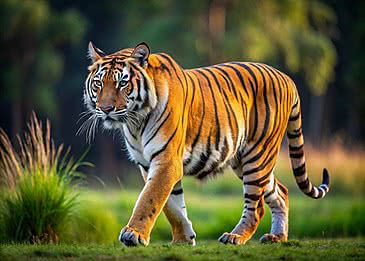
#> input picture images/Experiment_7/tiger.jpg, 365 x 261 px, found by its file name
$ jupyter execute IVP_Experiment_7.ipynb
#> lines starting #> are read from the running program, lines starting #| are printed output that depends on the picture; long printed decimals are rounded
# Image and Video Processing Lab 7

### Import Libraries

[cell 1]
import cv2
import numpy as np
import matplotlib.pyplot as plt
import pywt
from scipy.signal import convolve2d

### Helper Functions

[cell 2]
def show(title, img):
    plt.imshow(img, cmap='gray')
    plt.title(title)
    plt.axis('off')

def normalize(img):
    return (img - np.min(img)) / (np.max(img) - np.min(img))

def psnr(original, reconstructed):
    mse = np.mean((original - reconstructed) ** 2)
    if mse == 0:
        return 100
    return 10 * np.log10(1.0 / mse)

### Load Image

[cell 3]
img = cv2.imread('tiger.jpg', cv2.IMREAD_GRAYSCALE)
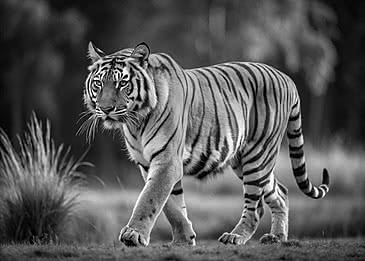
#> img: shape (261, 365); min 0, max 255, mean 86.9

img = np.float32(img) / 255.0

plt.figure(figsize=(4,4))
show("Original", img)

### Experiment 1: Wavelet Denoising

[cell 4]
noise = np.random.normal(0, 0.1, img.shape)
noisy = img + noise
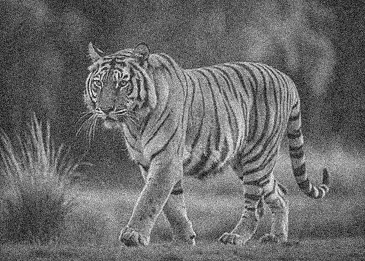
#> noisy: shape (261, 365) float64; min -0.323, max 1.27, mean 0.341; drawn with min black and max white
noisy = np.clip(noisy, 0, 1)
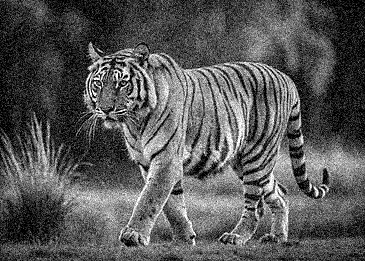
#> noisy: shape (261, 365) float64; min 0, max 1, mean 0.343

#### Wavelet Tranform + Thresholding

[cell 5]
coeffs = pywt.wavedec2(noisy, 'haar', level=2)
#> coeffs = 3 items

# Apply threshold
threshold = 0.1
coeffs_thresh = []

for c in coeffs:
    if isinstance(c, tuple):
        coeffs_thresh.append(tuple(pywt.threshold(subband, threshold, mode='soft') for subband in c))
    else:
        coeffs_thresh.append(c)
#> this loop made 3 passes
#> after the loop, coeffs_thresh = 3 items

denoised = pywt.waverec2(coeffs_thresh, 'haar')
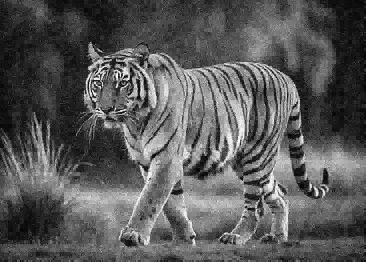
#> denoised: shape (262, 366) float64; min -0.00188, max 0.98, mean 0.343; drawn with min black and max white
denoised = np.clip(denoised, 0, 1)

[cell 6]
plt.figure(figsize=(10,4))

plt.figure(figsize=(4,4))
show("Original", img)

plt.figure(figsize=(4,4))
show("Noisy", noisy)

plt.figure(figsize=(4,4))
show("Denoised", denoised)

denoised = pywt.waverec2(coeffs_thresh, 'haar')
denoised = np.clip(denoised, 0, 1)

# FIX: match shape
denoised = denoised[:img.shape[0], :img.shape[1]]
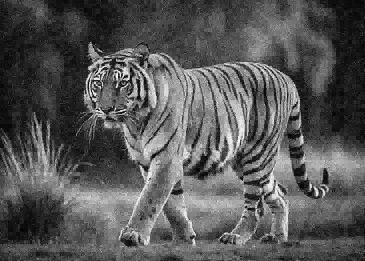
#> denoised: shape (261, 365) float64; min 0, max 0.98, mean 0.343

print("PSNR (Noisy):", psnr(img, noisy))
#> in psnr, `mse = np.mean((original - reconstructed) ** 2)`: mse = 0.00921
#| PSNR (Noisy): 20.359
print("PSNR (Denoised):", psnr(img, denoised))
#| PSNR (Denoised): 24.102

### Experiment 2: Wavelet Compression

[cell 7]
coeffs = pywt.wavedec2(img, 'haar', level=2)

threshold = 0.05
coeffs_comp = []

for c in coeffs:
    if isinstance(c, tuple):
        coeffs_comp.append(tuple(pywt.threshold(subband, threshold, mode='hard') for subband in c))
    else:
        coeffs_comp.append(c)
#> after the loop, coeffs_comp = 3 items

compressed = pywt.waverec2(coeffs_comp, 'haar')
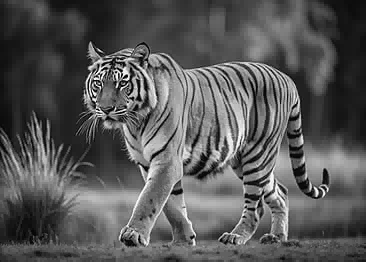
#> compressed: shape (262, 366) float32; min -0.0245, max 1.03, mean 0.34; drawn with min black and max white
compressed = np.clip(compressed, 0, 1)

[cell 8]
plt.figure(figsize=(10,4))

plt.figure(figsize=(4,4))
show("Original", img)
plt.show()

plt.figure(figsize=(4,4))
show("Compressed", compressed)
plt.show()

compressed = pywt.waverec2(coeffs_comp, 'haar')
compressed = np.clip(compressed, 0, 1)

# FIX
compressed = compressed[:img.shape[0], :img.shape[1]]
#> compressed: shape (261, 365) float32

print("PSNR (Compressed):", psnr(img, compressed))
#| PSNR (Compressed): 36.646

### Experiment 3: Image Deblurring

#### Create Blur

[cell 9]
kernel = np.ones((5,5)) / 25
blurred = convolve2d(img, kernel, mode='same', boundary='wrap')
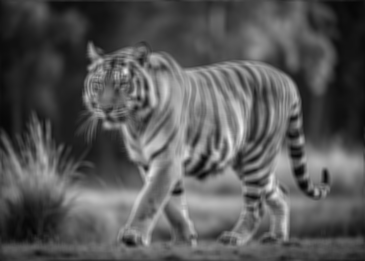
#> blurred: shape (261, 365) float64; min 0.0213, max 0.93, mean 0.341

#### Inverse Filter (Frequency Domain)

[cell 10]
H = np.fft.fft2(kernel, s=img.shape)
G = np.fft.fft2(blurred)

# Avoid division by zero
epsilon = 1e-3
F_hat = G / (H + epsilon)

inverse_img = np.abs(np.fft.ifft2(F_hat))
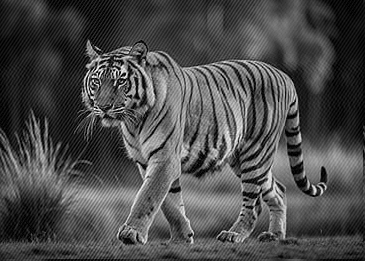
#> inverse_img: shape (261, 365) float64; min 1.47e-05, max 1.15, mean 0.341; drawn with min black and max white

#### Wiener Filter

[cell 11]
K = 0.01  # noise-to-signal ratio

H_conj = np.conj(H)
wiener = (H_conj / (np.abs(H)**2 + K)) * G

wiener_img = np.abs(np.fft.ifft2(wiener))
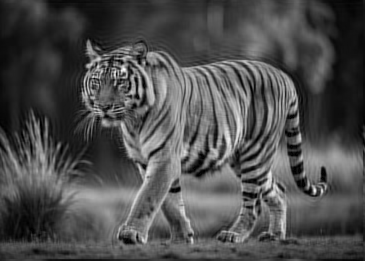
#> wiener_img: shape (261, 365) float64; min 5.01e-05, max 1.1, mean 0.337; drawn with min black and max white

#### Display

[cell 12]
plt.figure(figsize=(12,4))

plt.figure(figsize=(4,4))
show("Original", img)
plt.show()

plt.figure(figsize=(4,4))
show("Blurred", blurred)
plt.show()

plt.figure(figsize=(4,4))
show("Inverse Filter", normalize(inverse_img))
plt.show()

plt.figure(figsize=(4,4))
show("Wiener Filter", normalize(wiener_img))
plt.show()

print("PSNR Inverse:", psnr(img, inverse_img))
#| PSNR Inverse: 15.253
print("PSNR Wiener:", psnr(img, wiener_img))
#| PSNR Wiener: 16.537
